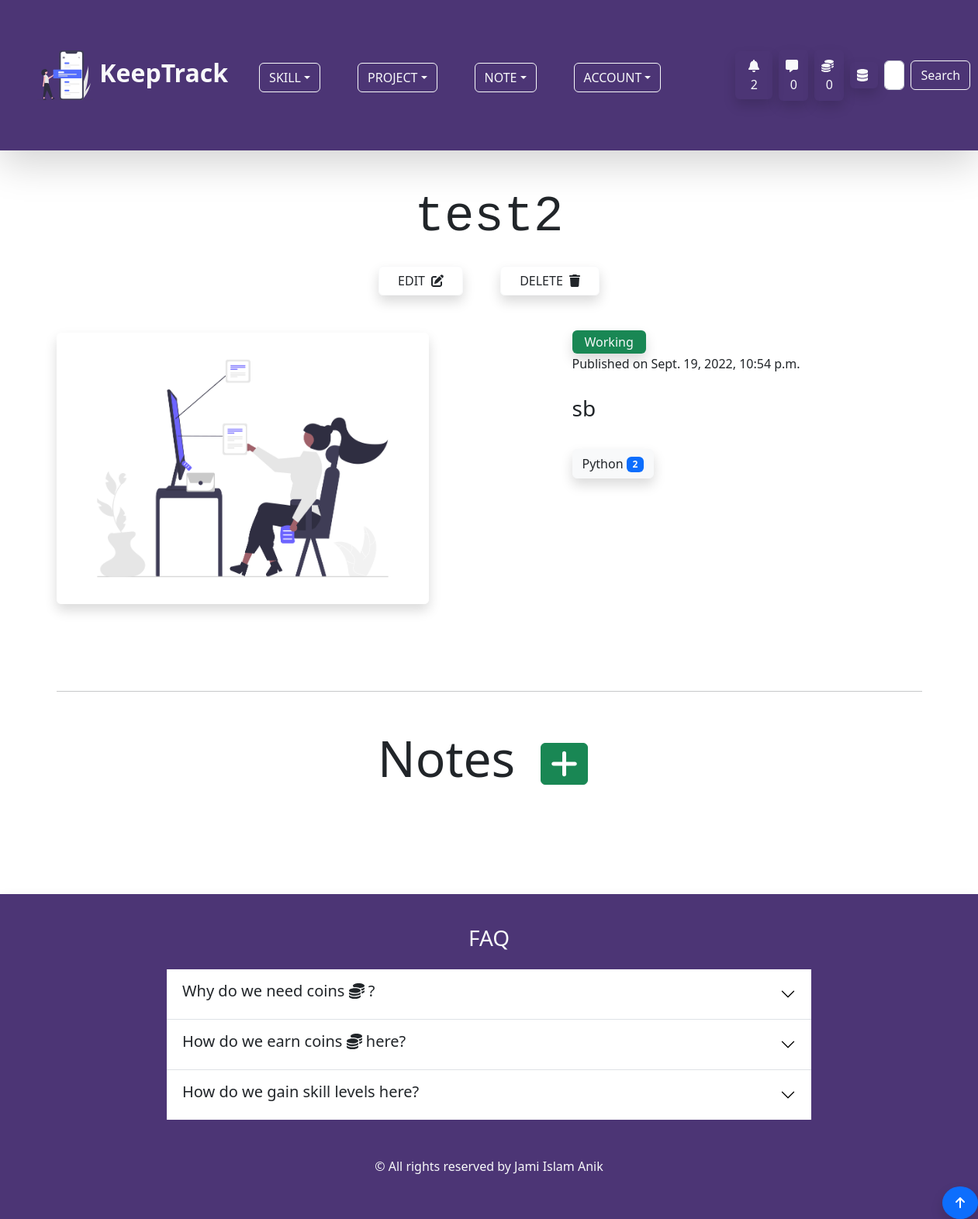
Page /project/single-project/15/ (signed in) on the earlier database version.
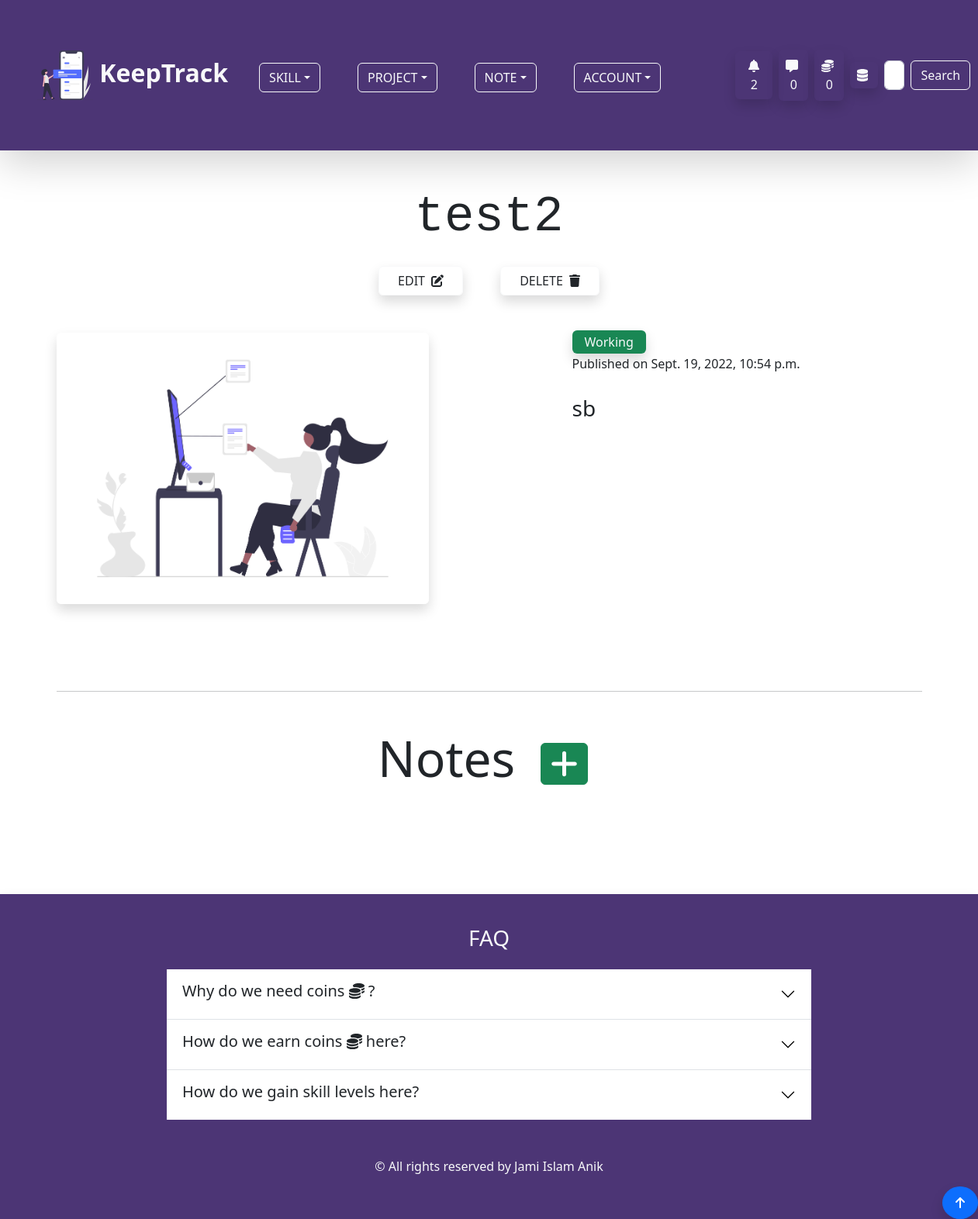
Same page on the later database version.
### skill/models.py (models this page shows, shortened)
class SkillObj(models.Model):
    content_type = models.ForeignKey(ContentType, null=True, on_delete=models.CASCADE)
    object_id = models.IntegerField()
    content_object = GenericForeignKey()
    skill = models.ForeignKey(Skill, on_delete=models.CASCADE)
    created_at = models.DateTimeField(auto_now_add=True)

class Skill(models.Model):
    SKILL_TYPE_CHOICES = (
        ('Programming Language','Programming Language'),
        ('Database','Database'),
        ('Hosting Platform','Hosting Platform'),
        ('Coding Utility','Coding Utility'),
        ('Frontend Framework','Frontend Framework'),
        ('Backend Framework','Backend Framework'),
        ('Machine Learning Tool','Machine Learning Tool'),
        ('Data Science Tool','Data Science Tool'),
        ('Artificial Intelligence Tool','Artificial Intelligence Tool')
    )
    skill_type = models.CharField(max_length=200,choices=SKILL_TYPE_CHOICES,null=True,blank=True)
    note = GenericRelation(Note)
    owner = models.ForeignKey(Profile, on_delete=models.CASCADE,null=True,blank=True,default="Coding Utility")
    title = models.CharField(max_length=255)
    description = models.TextField(max_length=500,null=True,blank=True)
    skill_level = models.IntegerField(default=1)
    current_point = models.IntegerField(default=0)
    learning = models.BooleanField(default=True)
    started_learning = models.DateField(null=True,blank=True,auto_now_add=True)
    class Meta:
        ordering = ['-skill_level','-current_point']

### project/views.py (the view)
# urls.py: path('single-project/<str:pk>/',views.single_project_page,name='single-project-page'),
@login_required(login_url='login-page')
def single_project_page(request,pk):
    project = Project.objects.get(pk=pk)
    if request.method == 'POST' and project.owner == request.user.profile:
        project.delete()
        messages.success(request, f"Your project {project.title} has been deleted.")
        return redirect('project-page')
    context = {
        'project':project,
    }
    return render(request,'project/single_project_page.html',context)

### project/templates/project/single_project_page.html (shortened to what this page needs)
{% extends 'base.html' %} {% load static %} {% block content %}
{% load static %}
<div class="container">
    <h3 class="display-3 text-center my-2 pb-3 font-monospace">{{ project.title }}</h3>
    {% if project.owner == user.profile %}
    <div class="d-flex align-items-center justify-content-center pb-5">
        <a href="{% url 'project-form-page-update' %}?page=update&id={{project.id}}"
            class="btn btn-outline-light px-4 mx-4 shadow text-dark">EDIT
            <span class="ps-1"><i class="fas fa-edit"></i></span>
        </a>
        <button class="btn btn-outline-light px-4 mx-4 shadow text-dark" data-bs-toggle="modal"
            data-bs-target="#modalVertical">DELETE
            <span class="ps-1"><i class="fas fa-trash"></i></span>
        </button>
    </div>
    {% endif %}
    <div class="row">
        <div class="col col-12 col-md-7">
            {% if project.project_image %}
            <img src="{{ project.project_image.url }}" class="img-fluid w-75 shadow rounded" id="project-image-h"
                alt="Project Image" />
            {% else %}
            <img src="{% static 'images/default_project.png' %}" class="img-fluid w-75 w-md-75 shadow rounded"
                id="project-image-h" alt="Project Image" />
            {% endif %}
            <div class="row py-4 my-4">
            </div>
        </div>
        <div class="col col-12 col-md-5">
            {% if project.project_state %}
            <span class="bg-success px-3 py-1 rounded shadow text-light">Completed</span>
            {% else %}
            <span class="bg-success  px-3 py-1 rounded shadow text-light">Working</span>
            {% endif %}
            <p class="my-1">Published on {{ project.created_at }}</p>
            {% if project.description %}
            <p class="lead fs-3 my-4">{{ project.description }}</p>
            {% else %}
            <p class="lead fs-3 my-4">Please add a description to the project.</p>
            {% endif %}
            {% for skill in project.skill.all %}
            <a href="{% url 'single-skill-page' skill.skill.id %}" class="btn btn-light text-dark shadow my-2">
                {{ skill.skill.title }}
                <span class="badge bg-primary text-light">{{ skill.skill.skill_level }}</span>
            </a>
            {% endfor %}
        </div>
    </div>
    {% if project.owner == user.profile %}
    <hr>
    <div class="my-5 rounded">
        <h3 class="display-3 text-center mb-4">Notes
            <a href="{% url 'note-form-page' project.id %}?object=project" class="mx-3 btn btn-success fs-5"><i
                    class="fas fa-plus fa-2xl"></i></a>
        </h3>
    </div>
    {% endif %}
</div>
{% endblock %}

Differences in the rows shown:
removed SkillObj: skill "Python", skill.skill_level "2"
